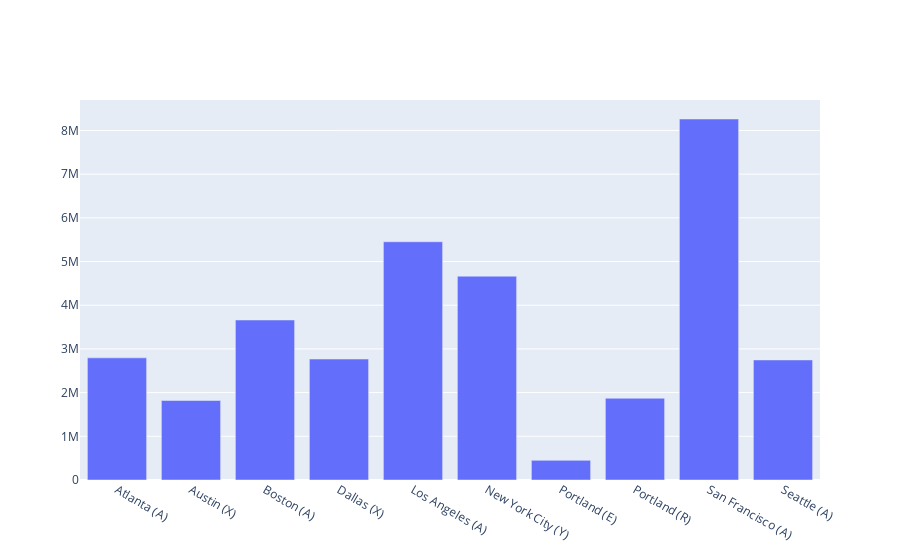

The code cell stored with this chart in its notebook:
### Code cell
keys = [city for city, df in all_months_data.groupby(['City'])]

data = [go.Bar(
    x = keys,
    y = Leading_sales_city['Sale']
)]

fig = go.Figure( data = data)
fig.show()

### Figure 1 — Plotly figure (JSON) as saved in the notebook; plotly's stock layout.template omitted (floating-point values rounded to 4 significant figures)
{"data": [{"type": "bar", "x": ["Atlanta (A)", "Austin (X)", "Boston (A)", "Dallas (X)", "Los Angeles (A)", "New York City (Y)", "Portland (E)", "Portland (R)", "San Francisco (A)", "Seattle (A)"], "y": [2795000.0, 1820000.0, 3662000.0, 2768000.0, 5453000.0, 4664000.0, 449800.0, 1871000.0, 8262000.0, 2748000.0]}], "layout": {}}
